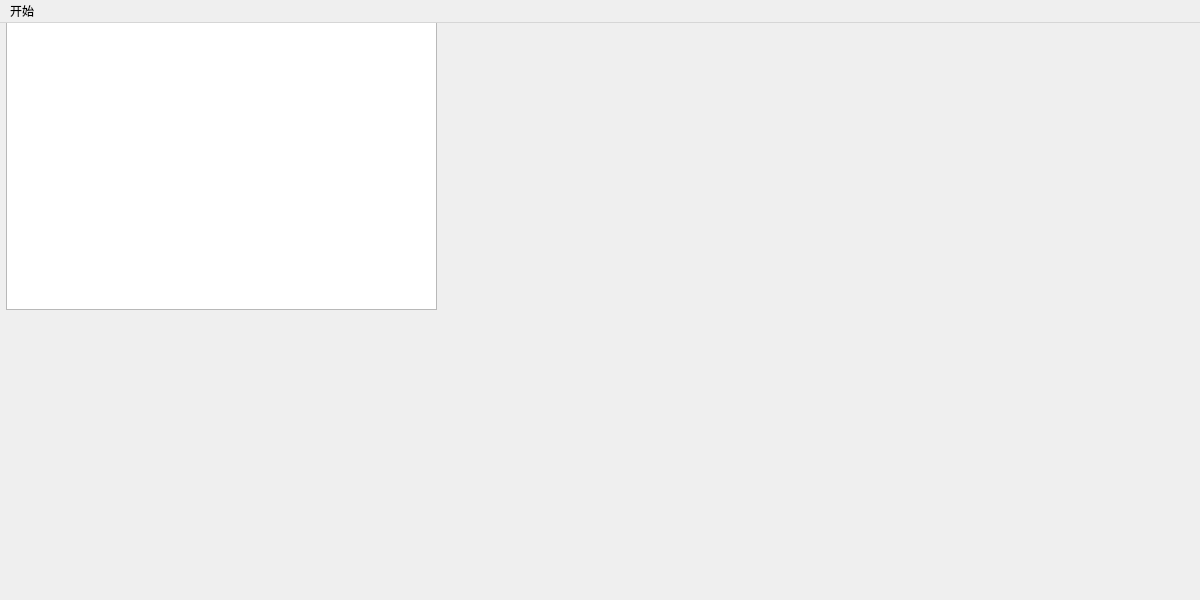
<?xml version="1.0" encoding="UTF-8"?>
<ui version="4.0">
 <class>AirLine</class>
 <widget class="QMainWindow" name="AirLine">
  <property name="geometry">
   <rect>
    <x>0</x>
    <y>0</y>
    <width>1200</width>
    <height>600</height>
   </rect>
  </property>
  <property name="windowTitle">
   <string>MainWindow</string>
  </property>
  <widget class="QWidget" name="centralwidget">
   <widget class="QTableView" name="tableView">
    <property name="geometry">
     <rect>
      <x>6</x>
      <y>-4</y>
      <width>431</width>
      <height>291</height>
     </rect>
    </property>
   </widget>
  </widget>
  <widget class="QMenuBar" name="menubar">
   <property name="geometry">
    <rect>
     <x>0</x>
     <y>0</y>
     <width>1200</width>
     <height>17</height>
    </rect>
   </property>
   <widget class="QMenu" name="menu">
    <property name="title">
     <string>开始</string>
    </property>
    <addaction name="action_1"/>
   </widget>
   <addaction name="menu"/>
  </widget>
  <action name="action_1">
   <property name="text">
    <string>订单</string>
   </property>
  </action>
 </widget>
 <resources/>
 <connections/>
</ui>
